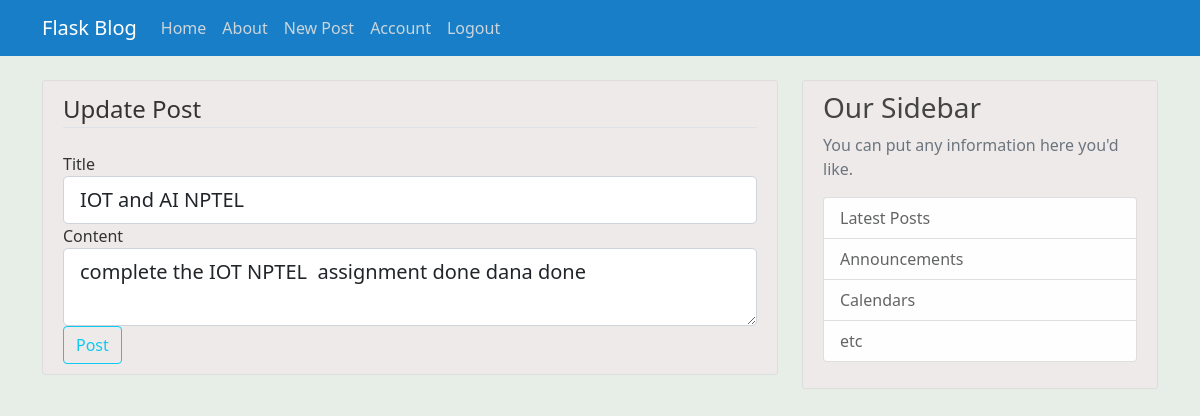
The app's page /post/2/update (signed in) with its own data.
### app/models.py (models this page shows, shortened)
class Post(db.Model):
    id = db.Column(db.Integer,primary_key=True)
    title = db.Column(db.String(100),nullable=False)
    content = db.Column(db.Text,nullable=False)
    date_posted = db.Column(db.DateTime,nullable=False,default=datetime.utcnow)
    user_id = db.Column(db.Integer,db.ForeignKey('user.id'),nullable=False)

### app/posts/routes.py (the view)
@posts.route("/post/<int:post_id>/update", methods=['GET','POST'])
@login_required
def update_post(post_id):
    post = Post.query.get_or_404(post_id)
    if post.author != current_user:
        abort(403)
    form = PostForm()
    if form.validate_on_submit():
        post.title = form.title.data
        post.content = form.content.data
        db.session.commit()
        flash('Your post has been updated','success')
        return redirect(url_for('posts.post', post_id = post.id))
    elif request.method == 'GET':
        form.title.data = post.title
        form.content.data = post.content
    return render_template('create_post.html',title = 'Update Post',
                            form = form, legend = 'Update Post')

### app/posts/forms.py
class PostForm(FlaskForm):
    title = StringField('Title',validators=[DataRequired()])
    content = TextAreaField('Content',validators=[DataRequired()])
    submit = SubmitField('Post')

### app/models.py (called while the page is built)
@login_manager.user_loader
def load_user(user_id):
    return User.query.get(int(user_id))

### app/templates/create_post.html (shortened to what this page needs)
{% extends 'layout.html' %}
{% block content %}
<div class="content-section">
    <form method="POST" action="">
        <fieldset class="form-group">
            <legend class="border-bottom mb-4">{{ legend }}</legend>
            <div class="form-group">
                {{form.title.label(class='form-control-label')}}
                {% if form.title.errors %}
                    {{form.title(class='form-control form-control-lg is-invalid')}}
                    <div class='invalid-feedback'>
                        {% for error in form.title.errors  %}
                            <span>{{error}}</span>
                        {% endfor %}
                    </div>
                {% else %}
                    {{form.title(class='form-control form-control-lg')}}
                {% endif %}
            </div>
            <div class="form-group">
                {{form.content.label(class='form-control-label')}}
                {% if form.content.errors %}
                    {{form.content(class='form-control form-control-lg is-invalid')}}
                    <div class='invalid-feedback'>
                        {% for error in form.content.errors  %}
                            <span>{{error}}</span>
                        {% endfor %}
                    </div>
                {% else %}
                    {{form.content(class='form-control form-control-lg')}}
                {% endif %}
            </div>
        </fieldset>
        <div class="form-group">
            {{form.submit(class="btn btn-outline-info")}}
        </div>
    </form>
</div>
{% endblock content %}

### app/static/main.css (style rules this page uses)
body { background: #e7eee7; color: #333333; margin-top: 5rem; }
.content-section { background: #eeeaea; padding: 10px 20px; border: 1px solid #dddddd; border-radius: 3px; margin-bottom: 20px; }

### records on screen
Post: title "IOT and AI NPTEL", content "complete the IOT NPTEL assignment done dana done"

### other values on screen
{{ legend }} "Update Post"
